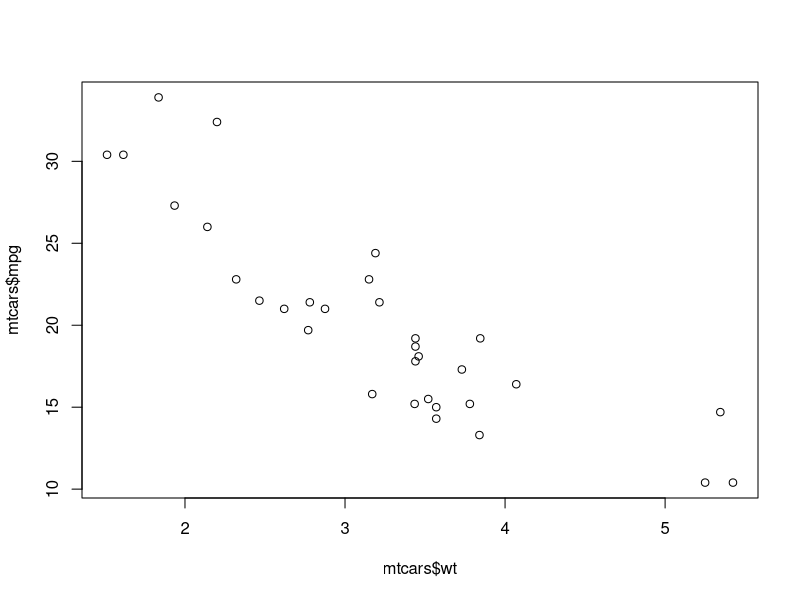
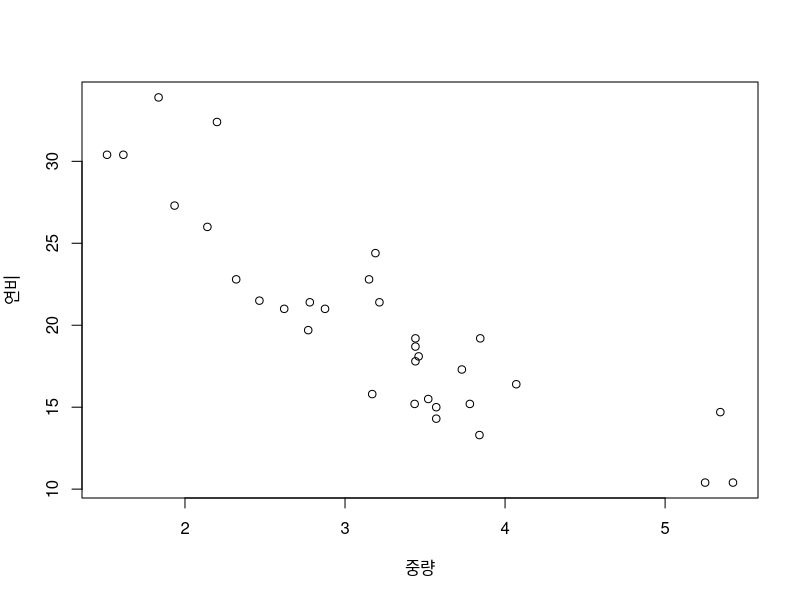
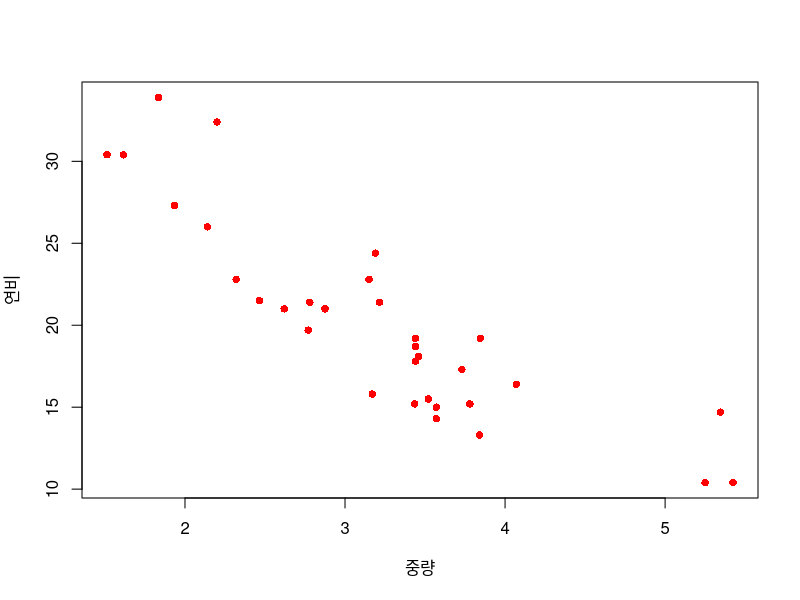
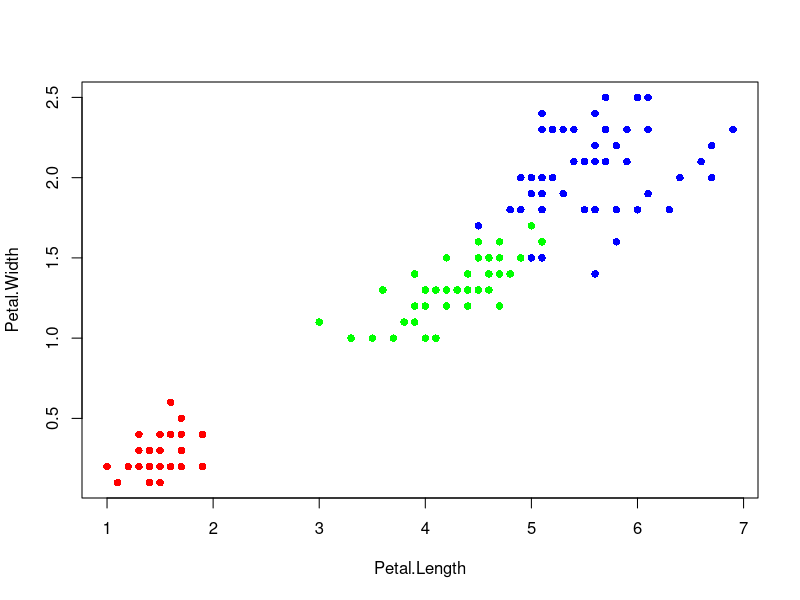

These charts were generated, in order, by the following R code:
#날짜 : 2021/01/20
#이름 : 김은표
#내용 : Ch05.데이터 시각화 - 산점도 교재 p154

#산점도 기본
mtcars
View(mtcars)

plot(mtcars$wt, mtcars$mpg)
plot(mtcars$wt, mtcars$mpg, xlab = '중량', ylab = '연비')
plot(mtcars$wt, mtcars$mpg, xlab = '중량', ylab = '연비', col = 'red', pch=16)

#여러 변수들 간의 산점도
iris
View(iris)

iris2 <- iris[, 3:4]
group <- as.numeric(iris$Species)
group

color <- c('red', 'green', 'blue')

plot(iris2, pch = 16, col = color[group])

#교재 p154 실습 - 산점도 그래프에 대각선과 텍스트 추가하기
#교재 p155 실습 - type 속성으로 산점도 그리기
#교재 p156 실습 - pch 속성으로 산점도 그리기
#교재 p162 실습 - iris 데이터셋의 4개 변수를 상호 비교


